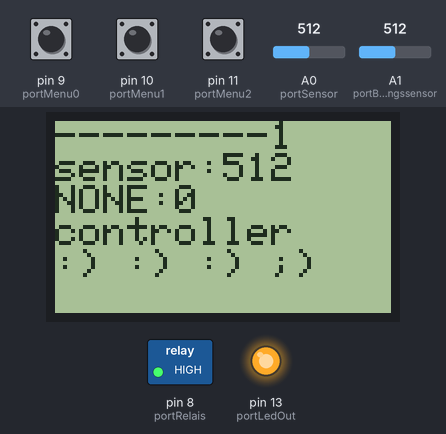
Bench run of a sketch on a simulated Arduino Uno, built with avr-gcc and run on an emulated ATmega328P. Parts: 84×48 one-colour display, switched loads named in the sketch (green lamp = pin HIGH), output pins drawn as LEDs (lit = HIGH). Wiring (inferred from the names in the program): 24Cxx EEPROM at I2C address 0x50. Dashed ring = blinking. Inputs (shaded band) come from the test bench; at power-on: A1 (portBewegingssensor) = 512, pin 9 (portMenu0) LOW, A0 (portSensor) = 512, pin 10 (portMenu1) LOW, pin 11 (portMenu2) LOW. EEPROM starts erased; what the sketch prints to the serial monitor is not drawn.

Above: at 2.8 s.
2.9 s: A1 (portBewegingssensor) set to 530
At 3.9 s:
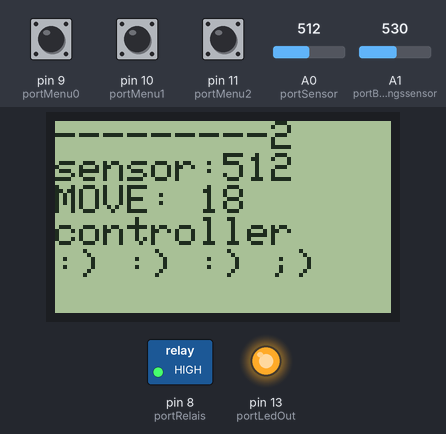
7.1 s: pin 9 (portMenu0) pulled HIGH for 1 s
At 8.0 s:
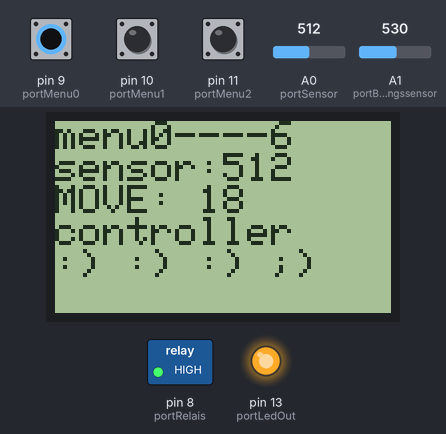
12.3 s: A1 (portBewegingssensor) set to 12
At 13.4 s:
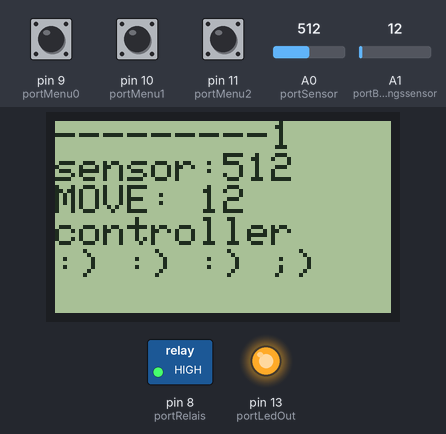
15.1 s: A1 (portBewegingssensor) set to 9
At 18.4 s:
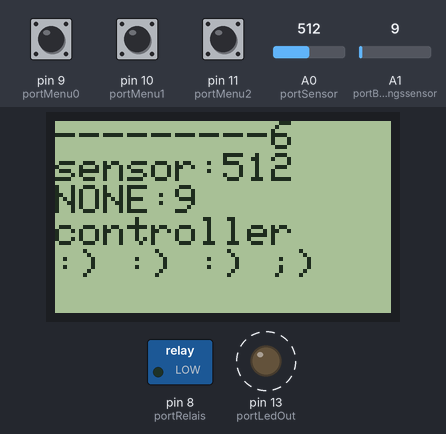
19.3 s: A0 (portSensor) set to 716
At 21.2 s:
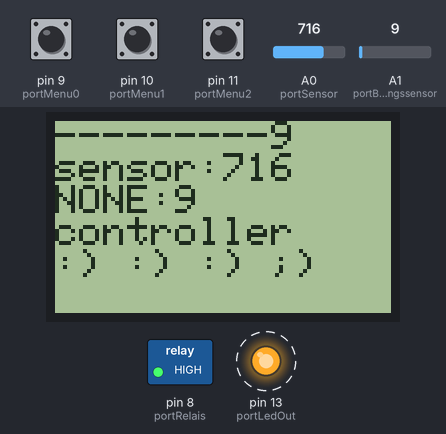
21.3 s: pin 10 (portMenu1) pulled HIGH for 1 s
At 22.3 s:
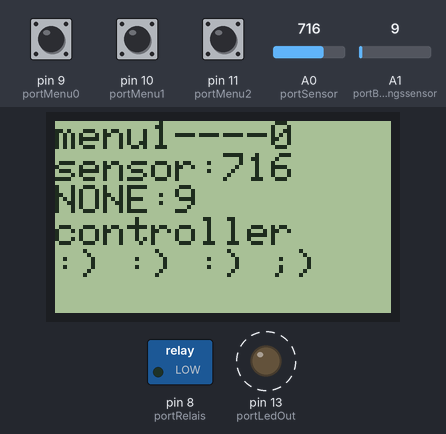
Timing chart, 0 to 24.8 s (numbered marks = the images above; inputs shaded):
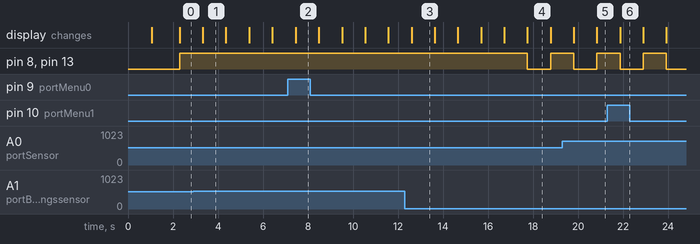

The sketch:

test_componenten.ino
```cpp
/*
  Dit is een testprogramma om de standaardprint te testen.
  Standaardprint bevat:
   - NOKIA LCD 5110, contactbusje 8 pins, van rechts naar links zijn dit
     gnd, backlight (niet aangesloten), vcc, clk, din, dc, sce en rst
   - NTC weerstand - deze heeft zijn eigen instelparameters voor omzetten naar temp, contactbusje 2 pins
   - Drie menuknoppen, bovenaan print, van links naar rechts is dit menu2, menu1, menu0
   - LED die knippert op het ritme waarmee ook het relais wordt bediend, is vast
   - Relais dat een 220 volt aansluiting kan bedienen bij 10 A (Tongling, 5VDC), contactbusje 3 pins,
     links is aarde, midden is signaal, rechts is vcc,
     pinnen links op relais zijn resp. boven links is vcc, midden is signaal, onder gnd
   - EEprom extern 32 kByte, contactbusje 4 pins, gnd is linker pin, busje is onderaan de print
     resp. gnd, vcc, sda, scl
   - contactbusje 5 polig voor uitlezen log en voor het herprogrammeren, van links naar rechts is dit
     rst, rx, tx, vcc, gnd
   - 2 pins contactbusje voor de voeding, onder is gnd, boven is vcc

   Zie voor de verdere beschrijving het document "temperatuur vastleggen met Arduino"

   Deze code geldt verder als basis voor de thermostaatcontroller die onder meer ingezet wordt in het toilet en
   als datalogger. Niet alle componenten zijn "verplicht":

   - Bij de datalogger zijn de NTC weerstand, menuknoppen en de eeprom component noodzakelijk,
     rest is optioneel. Door bij een reboot (stroom aansluiten) de menuknop ingedrukt te houden wordt hetzij
     gelogd naar seriele poort
   - Bij de thermostaatcontroller zijn de NTC weerstand, menuknoppen en het display noodzakelijk
   - contactbusjes voor de verschillende componenten, led en menuknoppen zijn uiteraard altijd aanwezig op de print
*/

#define portRelais  8
// pin 14 hoog is relais aan, relaispinnen bovenaanzicht pinnen links: boven is vcc, midden signaal, onder gnd

#define portMenu0  9
// pin 15  is menu0 via 10k aan knooppunt, switch tussen knooppunt en vcc, 10k tussen knooppunt en gnd
#define portMenu1 10
// pin 16 analoog aan menu0
#define portMenu2 11
// pin 17 analoog aan menu0

#define portSensor A0
// aan de NTC weerstand knooppunt 200 kOhm spanningsdeler, NTC zit aan de plus. 200 kOhm aan de gnd
// analoge poort A0, fysieke pin 23, verbonden met NTC weerstand

// Deze specifieke NTC heeft bij kamertemperatuur een weerstand van ongeveer 200K
// Voor de beste resultaten moet het bereik van de NTC weerstand ervoor zorgend dat we ergens tussen de
// 0 en de 5 volt uitkomen. Bij 30 graden zitten we rond 150 kOhm. Bij 6 graden naar verwachting ergens
// rond de 300 ohm. Beste waarde voor de andere weerstand in deze spanningsdeler
// is ergens rond de 200K om een maximale resolutie te krijgen zijnde 175 stapjes van de 1024 stapjes in
// de AD meting van de analoge poort:
// bij 20 graden verschil, ongeveer 7 stapjes per graad Celsius, dus 0,14 graden per stapje.
// Wil je hogere resolutie dan zou je moeten versterken via een transistor.


#define portBewegingssensor A1
// bewegingssensor heeft drie pootjes

// NOKIA LCD 5110
// van rechts naar links achterzijde met pinrij lcd boven
// via weerstanden is de lcd beschermd, level shifter daardoor niet nodig

//                   pin 1 lcd -      ground
// .                 pin 2 lcd  -     backlight, via 330 ohm naar vcc
//                   pin 3 lcd  -     vcc (5 volt)
// poort 3 / pin 5   pin 4 lcd  -     clk - via 10k
// poort 4 / pin 6   pin 5 lcd -      din - via 10k
// poort 5 / pin 11  pin 6 lcd -      dc - via 10k
// poort 7 / pin 13  pin 7 lcd -      sce - via 1k -- let op sce gaat naar poort 7 pin 13, niet naar poort 6
// poort 6 / pin 12  pin 8 lcd -      rst - via 10k
//

#define portLCD_clk 3
#define portLCD_din 4
#define portLCD_dc  5
#define portLCD_sce 7
#define portLCD_rst 6

//AT24C256 driver CPP file
#include "Arduino.h"
#include "Wire.h"
#include "AT24C256.h"

#define LCD_CMD 0
const byte rst_pin = portLCD_rst;  // pin 1 LCD via 10k naar poort 6 arduino -- paars
const byte sce_pin = portLCD_sce;  // pin 2 LCD via 1k naar poort 7 arduino-- grijs
const byte dc_pin  = portLCD_dc;  // pin 3 LCD via 10k naar poort 5 arduino -- blauw
const byte din_pin = portLCD_din;  // pin 4 LCD via 10k naar poort 4 arduino -- groen
const byte clk_pin = portLCD_clk;  // pin 5 LCD via 10k naar poort 3 arduino -- geel
//         vcc_pin          pin 6 LCD naar 3.3 V pin van arduino, GEEN 5 volt!!
//         led_pin          pin 7 via 330 ohm naar midden van 1k potmeter, laag is backlight aan
//         gnd_pin          pin 8 van LCD naar GND pin van arduino


#define portLedOut 13
// poort 13 pin 19

// i2c eeprom componentje heeft 4 pootjes
// 1 = gnd
// 2 = vcc
// 3 = sda - fysieke pin 27 atmega
// 4 = scl - fysieke pin 28 atmega


AT24C256 eeprom(0x50, &Wire);

#define CAANTAL 10
// aantal cellen van eeprom voor het testen

void printArray(byte aData[]) {
    for (int i = 1; i<=CAANTAL; i++) {
      Serial.print(i);
      Serial.print(":");
      Serial.print(aData[i-1]);
      Serial.print(",");
    }
    Serial.println();
}

// LCD
#include <PCD8544.h>
 PCD8544 lcd;

void welcome() {
   lcd.setCursor(0,0);
  lcd.print("WELCOME ..");
  lcd.setCursor(0, 1);
  lcd.print(" adriaans");
  lcd.setCursor(0,2);
  lcd.print("testlcd");
  lcd.setCursor(0,3);
  lcd.print("controller");
  lcd.setCursor(0,4);
  lcd.print(":) :) :) ;)");
}


int meetTempSensor () {
    int val;
  double tot = 0;
  int nrtimes = 8;
  for (int i = 1; i <= nrtimes; i++) {
       val = analogRead(portSensor);
      delayMicroseconds(200);
      val = analogRead(portSensor);
      Serial.print(val);
      Serial.print(' ');
      tot += val;
    }
    Serial.println();
    tot = tot/nrtimes;

    return tot;
}


//There are two memory banks in the LCD, data/RAM and commands. This
//function sets the DC pin high or low depending, and then sends
//the data byte
void LCDWrite(byte data_or_command, byte data) {
  digitalWrite(dc_pin, data_or_command); //Tell the LCD that we are writing either to data or a command

  //Send the data
  digitalWrite(sce_pin, LOW);
  shiftOut(din_pin, clk_pin, MSBFIRST, data);
  digitalWrite(sce_pin, HIGH);
}


//------------ checkEeprom() ----------------
void checkEeprom() {
  byte data[CAANTAL];

    // alles op nul zetten
  for (int i = 1; i<=CAANTAL; i++) {
      data[i-1] = i;
  }
  Serial.println("schrijven:");
  eeprom.write(0, (uint8_t*)data, sizeof(data));
  delay(100);
  printArray(data);

  // alles op nul zetten
  for (int i = 1; i<=CAANTAL; i++) {
      data[i-1] = 0;
  }

  Serial.println("teruglezen:");
  eeprom.read(0, (uint8_t*)data, sizeof(data));
  delay(100);

  printArray(data);
  }
//------------------- setup -----------------------
void setup() {
  // initialize digital pin LED_BUILTIN as an output.
  pinMode(LED_BUILTIN, OUTPUT);

  pinMode(portLedOut, OUTPUT);
  pinMode(portRelais, OUTPUT);
  pinMode(portSensor, INPUT);


  pinMode(portMenu0, INPUT);
  pinMode(portMenu1, INPUT);
  pinMode(portMenu2, INPUT);


  Serial.begin(9600);
    Serial.println("LCD testprogramma testlcd NOKIA 5110..");

  delay(1000);
  lcd.begin(84, 48);
  LCDWrite( LCD_CMD, 0xBf );
  welcome();


  eeprom.begin();
  checkEeprom();
}

int i=0;
int moveCount = 0;

// the loop function runs over and over again forever
//----------------------------------------------------
void loop() {
  i = i+1;
  i = i%10;

  if (moveCount >0) {
     moveCount--;
  } else {
      if (i%2 == 0) {
         digitalWrite(portLedOut, HIGH);   // turn the LED on (HIGH is the voltage level)
         digitalWrite(portRelais, HIGH);   // turn the LED on (HIGH is the voltage level)
      } else {
         digitalWrite(portLedOut, LOW);    // turn the LED off by making the voltage LOW
         digitalWrite(portRelais, LOW);   // turn the LED on (HIGH is the voltage level)
      }
  }

  delay(1000);                       // wait for a second

    lcd.setCursor(0, 0);
    lcd.print("---------");
    lcd.print(i);

  if (digitalRead(portMenu0) == HIGH) {
    lcd.setCursor(0, 0);
    lcd.print("menu0");
  }
  if (digitalRead(portMenu1) == HIGH) {
    lcd.setCursor(0, 0);
    lcd.print("menu1");
  }
  if (digitalRead(portMenu2) == HIGH) {
    lcd.setCursor(0, 0);
    lcd.print("menu2");
  }

  byte bewSensor = analogRead(portBewegingssensor);
  lcd.setCursor(0, 2);
  lcd.print("          ");
  lcd.setCursor(0, 2);
  if (bewSensor > 10) {
     lcd.print("MOVE: ");
     lcd.print(bewSensor);
     moveCount = 2;
  } else {
    lcd.print("NONE:");
     lcd.print(bewSensor);
  }
  int tempSensorWaarde = meetTempSensor();
  Serial.print("temp:");
  Serial.println(tempSensorWaarde);

 // lcd.begin(84, 48);
 // LCDWrite( LCD_CMD, 0xBf );
  lcd.setCursor(0, 1);
  lcd.print("sensor:");
  lcd.print(tempSensorWaarde);


}
```

AT24C256.cpp
```cpp
#include "Wire.h"
#include "AT24C256.h"

AT24C256::AT24C256(int address, TwoWire *twi){

  _twi = twi;
  _address = address;

}

void AT24C256::begin(void){

  _twi->begin();

}

void AT24C256::write(uint16_t writeAddress, uint8_t* data, uint8_t len){

  _twi->beginTransmission(_address);
  _twi->write((byte)(writeAddress & 0xFF00) >> 8);
  _twi->write((byte)(writeAddress & 0x00FF));
  uint8_t i;
  for(i = 0; i < len; i++){
    _twi->write(data[i]);
  }
  _twi->endTransmission();

}

void AT24C256::read(uint16_t readAddress, uint8_t* data, uint8_t len){

  _twi->beginTransmission(_address);
  _twi->write((byte)(readAddress & 0xFF00) >> 8);
  _twi->write((byte)(readAddress & 0x00FF));
  _twi->endTransmission();

  _twi->requestFrom(_address, len);
  int i;
  for(i = 0; i < len; i++){
    if(_twi->available()) data[i] = _twi->read();
  }

}
```

AT24C256.h
```cpp
// 24C256 EEPROM driver header file
#ifndef AT24C256_h
#define AT24C256_h

#include "Arduino.h"
#include "Wire.h"

class AT24C256
{
public:
    AT24C256(int address, TwoWire *twi);
    void begin(void);
    void write(uint16_t writeAddress, uint8_t* data, uint8_t len);
    void read(uint16_t readAddress, uint8_t* data, uint8_t len);

private:
    int _address;
    TwoWire *_twi;
};

#endif
```

Measured:
- the behaviour switches between 522 and 523 on A1 (portBewegingssensor) (found by bisection; images 0 and 1)
- the behaviour switches between 11 and 10 on A1 (portBewegingssensor) (found by bisection; images 3 and 4)
- after the input at 2.9 s, pin 8 (portRelais), pin 13 (portLedOut): stops changing and stays HIGH; the display: changes after 0.42 s (image 1)
- after the input at 7.1 s, the display: changes after 0.35 s (image 2)
- after the input at 15.1 s, pin 8 (portRelais), pin 13 (portLedOut): HIGH → LOW after 2.7 s, → HIGH 1.0 s later
- what the display in image 1 shows lasts 1.1 s, from 3.3 s to 4.4 s
